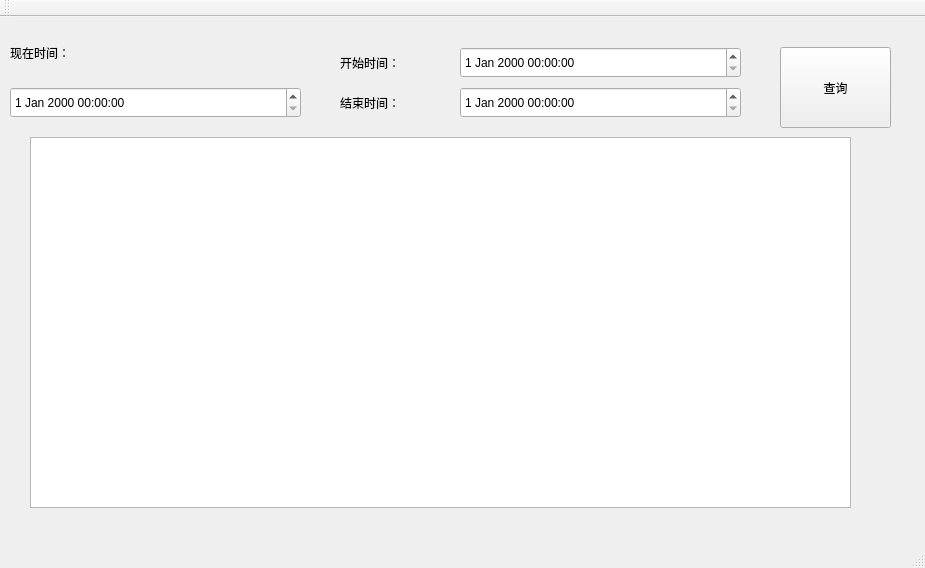
<?xml version="1.0" encoding="UTF-8"?>
<ui version="4.0">
 <class>MainWindow</class>
 <widget class="QMainWindow" name="MainWindow">
  <property name="geometry">
   <rect>
    <x>0</x>
    <y>0</y>
    <width>925</width>
    <height>568</height>
   </rect>
  </property>
  <property name="windowTitle">
   <string>MainWindow</string>
  </property>
  <widget class="QWidget" name="centralWidget">
   <widget class="QDateTimeEdit" name="dateTimeEdit">
    <property name="geometry">
     <rect>
      <x>10</x>
      <y>70</y>
      <width>291</width>
      <height>31</height>
     </rect>
    </property>
   </widget>
   <widget class="QPushButton" name="pushButton">
    <property name="geometry">
     <rect>
      <x>780</x>
      <y>30</y>
      <width>111</width>
      <height>81</height>
     </rect>
    </property>
    <property name="text">
     <string>查询</string>
    </property>
   </widget>
   <widget class="QTableWidget" name="tableWidget">
    <property name="geometry">
     <rect>
      <x>30</x>
      <y>120</y>
      <width>821</width>
      <height>371</height>
     </rect>
    </property>
   </widget>
   <widget class="QDateTimeEdit" name="dateTimeEdit_2">
    <property name="geometry">
     <rect>
      <x>460</x>
      <y>30</y>
      <width>281</width>
      <height>31</height>
     </rect>
    </property>
   </widget>
   <widget class="QDateTimeEdit" name="dateTimeEdit_3">
    <property name="geometry">
     <rect>
      <x>460</x>
      <y>70</y>
      <width>281</width>
      <height>31</height>
     </rect>
    </property>
   </widget>
   <widget class="QLabel" name="label">
    <property name="geometry">
     <rect>
      <x>340</x>
      <y>30</y>
      <width>91</width>
      <height>31</height>
     </rect>
    </property>
    <property name="text">
     <string>开始时间：</string>
    </property>
   </widget>
   <widget class="QLabel" name="label_2">
    <property name="geometry">
     <rect>
      <x>340</x>
      <y>70</y>
      <width>111</width>
      <height>31</height>
     </rect>
    </property>
    <property name="text">
     <string>结束时间：</string>
    </property>
   </widget>
   <widget class="QLabel" name="label_3">
    <property name="geometry">
     <rect>
      <x>10</x>
      <y>20</y>
      <width>121</width>
      <height>31</height>
     </rect>
    </property>
    <property name="text">
     <string>现在时间：</string>
    </property>
   </widget>
  </widget>
  <widget class="QMenuBar" name="menuBar">
   <property name="geometry">
    <rect>
     <x>0</x>
     <y>0</y>
     <width>925</width>
     <height>37</height>
    </rect>
   </property>
  </widget>
  <widget class="QToolBar" name="mainToolBar">
   <attribute name="toolBarArea">
    <enum>TopToolBarArea</enum>
   </attribute>
   <attribute name="toolBarBreak">
    <bool>false</bool>
   </attribute>
  </widget>
  <widget class="QStatusBar" name="statusBar"/>
 </widget>
 <layoutdefault spacing="6" margin="11"/>
 <resources/>
 <connections/>
</ui>
